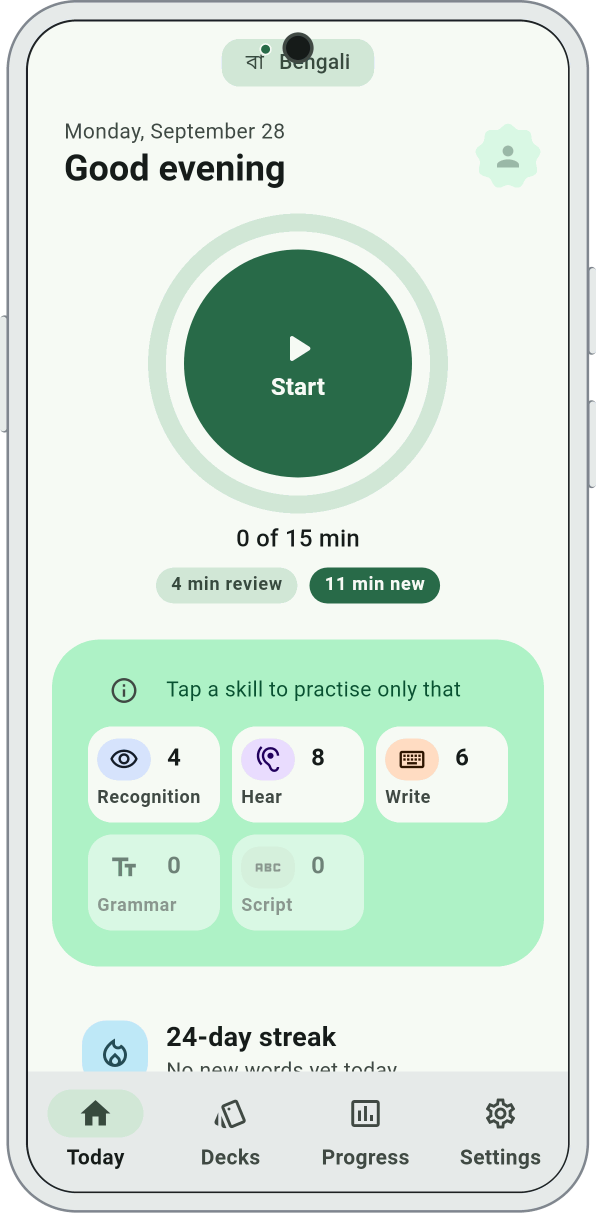
#> input picture docs/screenshots/home.png, 1192 x 2426 px (shown at 1/2 size)
$ python -i phone_frame.py   (imports and definitions only)
#> lines starting #> are read from the running program, lines starting #| are printed output that depends on the picture; after the words box and inside, x2 and y2 are one past the last pixel; in counts of white or black regions, pixels touching at a corner belong together
#!/usr/bin/env python3
"""Put a screenshot inside a phone silhouette, for the README.

    python3 tools/phone_frame.py build/readme_gifs/static/home.png docs/screenshots/home.png

The silhouette is drawn here, with Pillow, from the screenshot's own size:
a rounded bezel in a light silver with a thin darker rim, so that it shows
on both the light and the dark README, a camera dot at the top of the screen,
and three side buttons. Everything outside the phone is transparent. The
result is written as a palette PNG (with transparency), made narrower until
it fits --max-bytes.

`tools/make_gif.py --phone` frames every frame of a GIF the same way, with
[frame_phone].

Needs Pillow (`pip install pillow`); nothing else in tools/ does.
"""

from __future__ import annotations

import argparse
import io
import sys
from pathlib import Path

# The bezel's colours: silver body, a darker rim, the screen's edge line.
BODY = (226, 229, 234, 255)
RIM = (128, 134, 143, 255)
EDGE = (30, 32, 36, 255)
CAMERA = (22, 24, 28, 255)
CAMERA_RING = (70, 74, 82, 255)

# Drawn this many times too large, then shrunk, for smooth curves.
_SUPERSAMPLE = 4


def margins(width: int) -> tuple[int, int]:
    """The bezel's thickness and the side buttons' reach, for a screen
    [width] pixels wide."""
    return max(6, round(width * 0.04)), max(3, round(width * 0.012))


def status_band(width: int) -> int:
    """The height of the blank band above the screenshot, where the camera
    dot sits so that it never covers the app."""
    return round(width * 0.075)


def gesture_pill(width: int) -> tuple[int, int]:
    """The Android gesture handle's width and thickness for a screen
    [width] pixels wide: 144 x 14 on a 1440 px screen."""
    return round(width * 0.1), max(3, round(width * 0.0097))


def nav_band(width: int) -> int:
    """The height of the thin band below the app's navigation bar that holds
    the gesture handle."""
    return gesture_pill(width)[1] * 3


def frame_size(screen_size: tuple[int, int]) -> tuple[int, int]:
    """The size of the framed image for a screen of [screen_size]."""
    width, height = screen_size
    bezel, button = margins(width)
    return (
        width + 2 * (bezel + button),
        height + status_band(width) + nav_band(width) + 2 * bezel,
    )


# Where an owner's crop of the real status bar can be dropped in, by theme:
# `status-bar-light.png` and `status-bar-dark.png`.
FRAME_DIR = Path(__file__).resolve().parent.parent / "docs" / "screenshots" / "frame"


def _is_dark(colour) -> bool:
    r, g, b = colour[:3]
    return 0.299 * r + 0.587 * g + 0.114 * b < 128


# The status bar's date: the day the capture's fixed clock is on, so that it
# agrees with the app's own "Monday, September 28" (tools/readme_gifs).
STATUS_DATE = "Mon 28"


def _status_bar(width: int, background, frame_dir: Path | None, date: str):
    """The status band, [width] wide: the owner's crop for the screen's
    theme if there is one in [frame_dir], else one drawn here (time, small
    notification icons, and signal, wifi and battery)."""
    from PIL import Image, ImageDraw, ImageFont

    height = status_band(width)
    dark = _is_dark(background)
    crop = (frame_dir or FRAME_DIR) / f"status-bar-{'dark' if dark else 'light'}.png"
    if crop.is_file():
        with Image.open(crop) as img:
            return img.convert("RGB").resize((width, height), Image.Resampling.LANCZOS)
    ink = (245, 246, 248) if dark else (28, 30, 34)
    ss = 4
    band = Image.new("RGB", (width * ss, height * ss), background)
    d = ImageDraw.Draw(band)
    mid = height * ss / 2
    unit = height * ss * 0.5  # the icons' height
    # Time, at the left.
    try:
        font = ImageFont.load_default(size=round(height * ss * 0.5))
    except TypeError:  # an old Pillow: the fixed-size font
        font = ImageFont.load_default()
    d.text((width * ss * 0.06, mid), "9:41", fill=ink, font=font, anchor="lm")
    # The date after it, then notification icons: a few small shapes.
    try:
        small = ImageFont.load_default(size=round(height * ss * 0.36))
    except TypeError:
        small = font
    x = width * ss * 0.06 + height * ss * 1.35
    d.text((x, mid), date, fill=ink, font=small, anchor="lm")
    x += height * ss * 1.5
    r = unit * 0.28
    d.ellipse([x, mid - r, x + 2 * r, mid + r], fill=ink)
    x += unit * 0.9
    d.rounded_rectangle([x, mid - r, x + 2 * r, mid + r], radius=r * 0.4, fill=ink)
    x += unit * 0.9
    d.polygon([(x, mid + r), (x + r, mid - r), (x + 2 * r, mid + r)], fill=ink)
    # System icons at the right: battery, then signal bars, then wifi.
    right = width * ss * 0.94
    bw, bh = unit * 0.95, unit * 0.5
    d.rounded_rectangle(
        [right - bw, mid - bh / 2, right, mid + bh / 2],
        radius=bh * 0.25,
        outline=ink,
        width=max(2, round(unit * 0.07)),
    )
    pad = unit * 0.1
    d.rounded_rectangle(
        [right - bw + pad * 1.6, mid - bh / 2 + pad * 1.6, right - bw * 0.3, mid + bh / 2 - pad * 1.6],
        radius=bh * 0.1,
        fill=ink,
    )
    d.rectangle([right + unit * 0.04, mid - bh * 0.15, right + unit * 0.1, mid + bh * 0.15], fill=ink)
    x = right - bw - unit * 0.5
    for i in range(4):
        h = unit * (0.2 + 0.14 * i)
        d.rectangle([x - unit * 0.62 + i * unit * 0.16, mid + unit * 0.3 - h, x - unit * 0.62 + i * unit * 0.16 + unit * 0.1, mid + unit * 0.3], fill=ink)
    x -= unit * 0.95
    cy = mid + unit * 0.32
    for k, rad in enumerate((unit * 0.62, unit * 0.4, unit * 0.18)):
        d.pieslice([x - rad, cy - rad, x + rad, cy + rad], 225, 315, fill=ink if k != 1 else background)
        # An arc ring: the next smaller pie, cut out in the background.
    d.pieslice([x - unit * 0.3, cy - unit * 0.3, x + unit * 0.3, cy + unit * 0.3], 225, 315, fill=ink)
    return band.resize((width, height), Image.Resampling.LANCZOS)


def _gesture_band(width: int, background):
    """The band below the navigation bar, with the gesture handle."""
    from PIL import Image, ImageDraw

    height = nav_band(width)
    pill_w, pill_h = gesture_pill(width)
    ss = 4
    band = Image.new("RGB", (width * ss, height * ss), background)
    colour = (176, 180, 186) if _is_dark(background) else (112, 116, 122)
    left = (width - pill_w) / 2 * ss
    top = (height - pill_h) / 2 * ss
    ImageDraw.Draw(band).rounded_rectangle(
        [left, top, left + pill_w * ss, top + pill_h * ss],
        radius=pill_h * ss / 2,
        fill=colour,
    )
    return band.resize((width, height), Image.Resampling.LANCZOS)


def frame_phone(screen, frame_dir: Path | None = None, date: str = STATUS_DATE):
    """[screen] (a Pillow image) inside a phone silhouette, as an RGBA image
    with a transparent background."""
    from PIL import Image, ImageDraw

    screen = screen.convert("RGB")
    w, h = screen.size
    # A status bar on top, over the screenshot's own top colour, and the
    # gesture handle under its navigation bar, over its bottom colour.
    band = status_band(w)
    nav = nav_band(w)
    banded = Image.new("RGB", (w, h + band + nav))
    banded.paste(_status_bar(w, screen.getpixel((w // 2, 0)), frame_dir, date), (0, 0))
    banded.paste(screen, (0, band))
    banded.paste(_gesture_band(w, screen.getpixel((w // 2, h - 1))), (0, band + h))
    screen = banded
    h += band + nav
    bezel, button = margins(w)
    out_w, out_h = frame_size((w, h - band - nav))
    ss = _SUPERSAMPLE
    radius = round(w * 0.13)
    inner_radius = max(4, radius - bezel)
    rim = max(2, round(w * 0.005))
    line = max(1, round(w * 0.004))

    def big(*box):
        return [round(v * ss) for v in box]

    body_left = button
    body_right = button + w + 2 * bezel
    art = Image.new("RGBA", (out_w * ss, out_h * ss), (0, 0, 0, 0))
    d = ImageDraw.Draw(art)
    # Side buttons first, the body over their roots: the power key and two
    # volume keys, on the right and the left.
    key = max(2, round(h * 0.004))
    for side, top, length in (
        ("right", 0.22, 0.075),
        ("right", 0.33, 0.075),
        ("left", 0.26, 0.10),
    ):
        y0 = out_h * top
        y1 = y0 + h * length
        if side == "right":
            box = big(body_right - rim, y0, body_right + button, y1)
        else:
            box = big(0, y0, body_left + rim, y1)
        d.rounded_rectangle(box, radius=key * ss, fill=RIM)
        d.rounded_rectangle(
            [box[0] + (rim * ss if side == "right" else 0), box[1] + rim * ss // 2,
             box[2] - (0 if side == "right" else rim * ss), box[3] - rim * ss // 2],
            radius=key * ss,
            fill=BODY,
        )
    d.rounded_rectangle(
        big(body_left, 0, body_right - 1, out_h - 1), radius=radius * ss, fill=RIM
    )
    d.rounded_rectangle(
        big(body_left + rim, rim, body_right - 1 - rim, out_h - 1 - rim),
        radius=(radius - rim) * ss,
        fill=BODY,
    )
    # The screen's edge, a dark line just outside the picture.
    d.rounded_rectangle(
        big(
            body_left + bezel - line,
            bezel - line,
            body_left + bezel + w + line - 1,
            bezel + h + line - 1,
        ),
        radius=(inner_radius + line) * ss,
        fill=EDGE,
    )
    art = art.resize((out_w, out_h), Image.Resampling.LANCZOS)

    # The screen, with rounded corners.
    mask = Image.new("L", (w * ss, h * ss), 0)
    ImageDraw.Draw(mask).rounded_rectangle(
        [0, 0, w * ss - 1, h * ss - 1], radius=inner_radius * ss, fill=255
    )
    mask = mask.resize((w, h), Image.Resampling.LANCZOS)
    art.paste(screen, (body_left + bezel, bezel), mask)

    # The camera: a dot at the top of the screen, on a thin ring.
    dot = max(3, round(w * 0.022))
    cx = body_left + bezel + w / 2
    cy = bezel + band / 2
    layer = Image.new("RGBA", (out_w * ss, out_h * ss), (0, 0, 0, 0))
    ld = ImageDraw.Draw(layer)
    ring = dot + max(1, round(dot * 0.3))
    ld.ellipse(big(cx - ring, cy - ring, cx + ring, cy + ring), fill=CAMERA_RING)
    ld.ellipse(big(cx - dot, cy - dot, cx + dot, cy + dot), fill=CAMERA)
    layer = layer.resize((out_w, out_h), Image.Resampling.LANCZOS)
    art.alpha_composite(layer)
    return art


def to_palette(image, colors: int = 256):
    """[image] (RGBA) as a palette image that keeps its transparency."""
    from PIL import Image

    return image.quantize(colors=colors, method=Image.Quantize.FASTOCTREE)


def png_bytes(image, colors: int = 256) -> bytes:
    out = io.BytesIO()
    to_palette(image, colors).save(out, format="PNG", optimize=True)
    return out.getvalue()


def write_framed_png(
    source: Path, out: Path, *, width: int = 0, max_bytes: int = 400_000
) -> tuple[int, int]:
    """Writes [source] framed to [out]; returns its size in bytes and its
    width in pixels. The screenshot is scaled to [width] first if given, and
    made narrower (down to 360 px) and with fewer colours until the PNG fits
    [max_bytes]."""
#> called with source = '../docs/screenshots/home.png', out = 'out.png', width = 0, max_bytes = 400000
    from PIL import Image

    screen = Image.open(source).convert("RGB")
    if width and screen.width != width:
        height = round(screen.height * width / screen.width)
        screen = screen.resize((width, height), Image.Resampling.LANCZOS)
    colors = 256
    while True:
        data = png_bytes(frame_phone(screen), colors)
#> in frame_phone, `banded = Image.new("RGB", (w, h + band + nav))`: banded: PIL image 1192x2551 RGB; every value is 0
#> in frame_phone, `banded.paste(screen, (0, band))`:
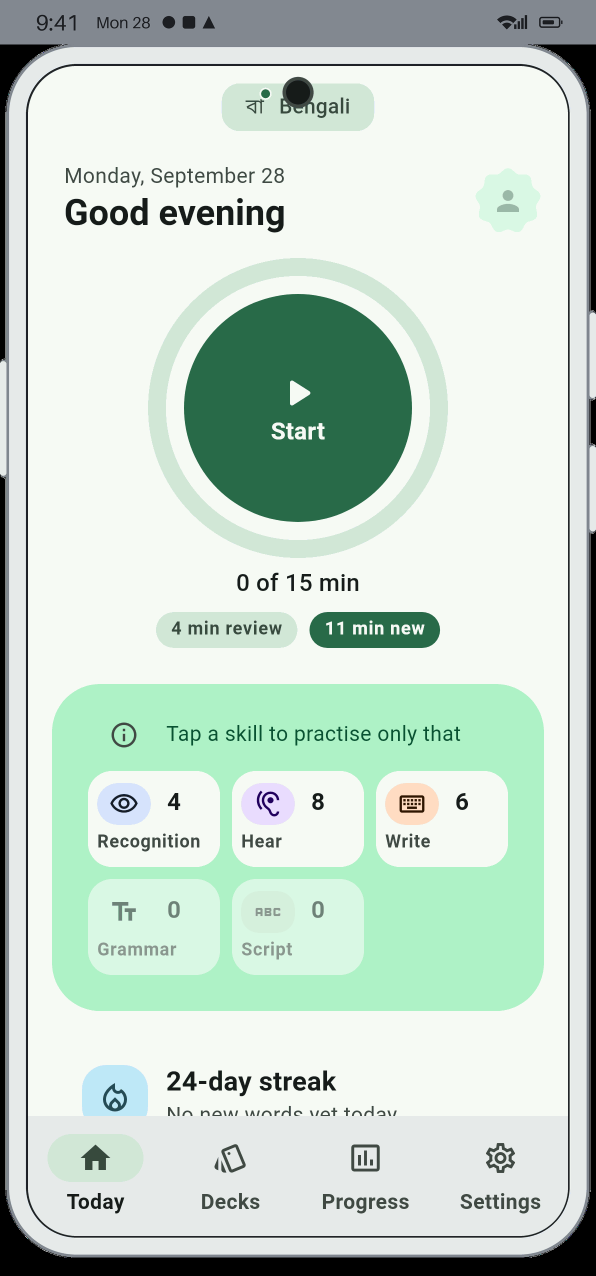
#> banded: PIL image 1192x2551 RGB (shown at 1/2 size); mean R, G, B 199.3, 216.8, 205.4
#> in frame_phone, `art = Image.new("RGBA", (out_w * ss, out_h * ss), (0, 0, 0, 0))`: art: PIL image 5264x10588 RGBA; every value is 0
#> in frame_phone, `art = art.resize((out_w, out_h), Image.Resampling.LANCZOS)`:
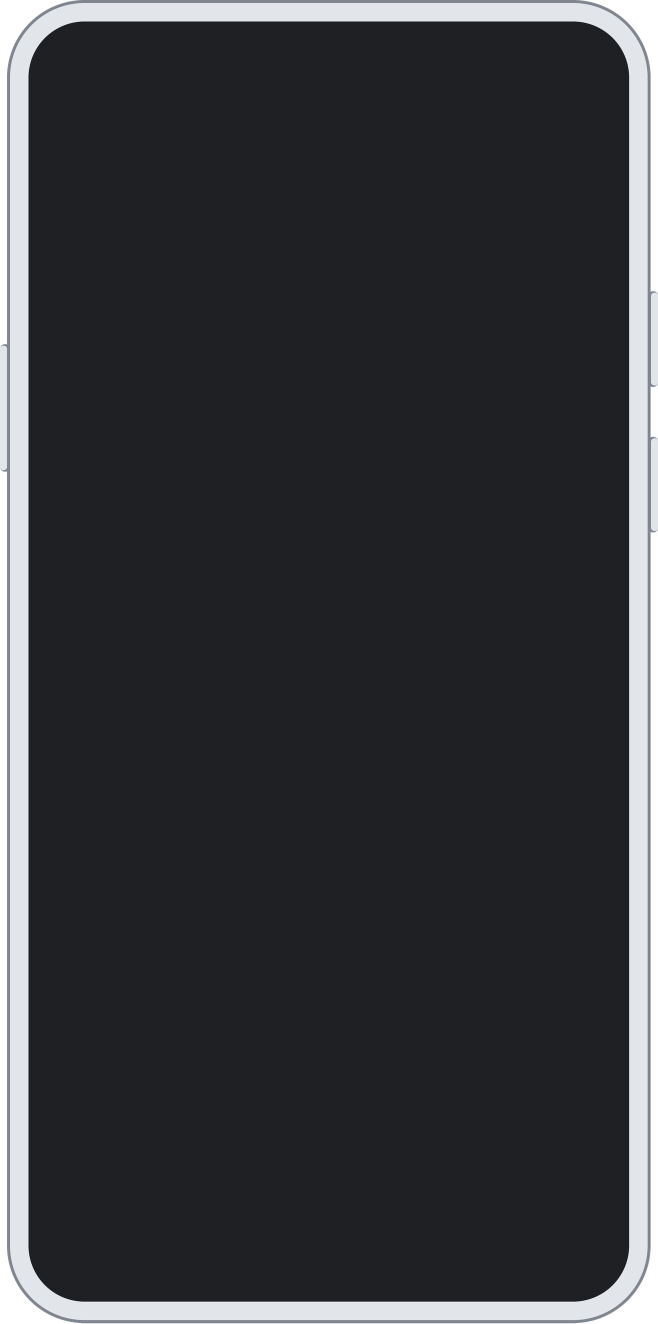
#> art: PIL image 1316x2647 RGBA (shown at 1/2 size); mean R, G, B, A 47, 49.1, 53.1, 248.5; transparent parts drawn white
#> in frame_phone, `mask = Image.new("L", (w * ss, h * ss), 0)`: mask: PIL image 4768x10204 L; every value is 0
#> in frame_phone, `ImageDraw.Draw(mask).rounded_rectangle( [0, 0, w * ss - 1, h * ss - 1]..`:
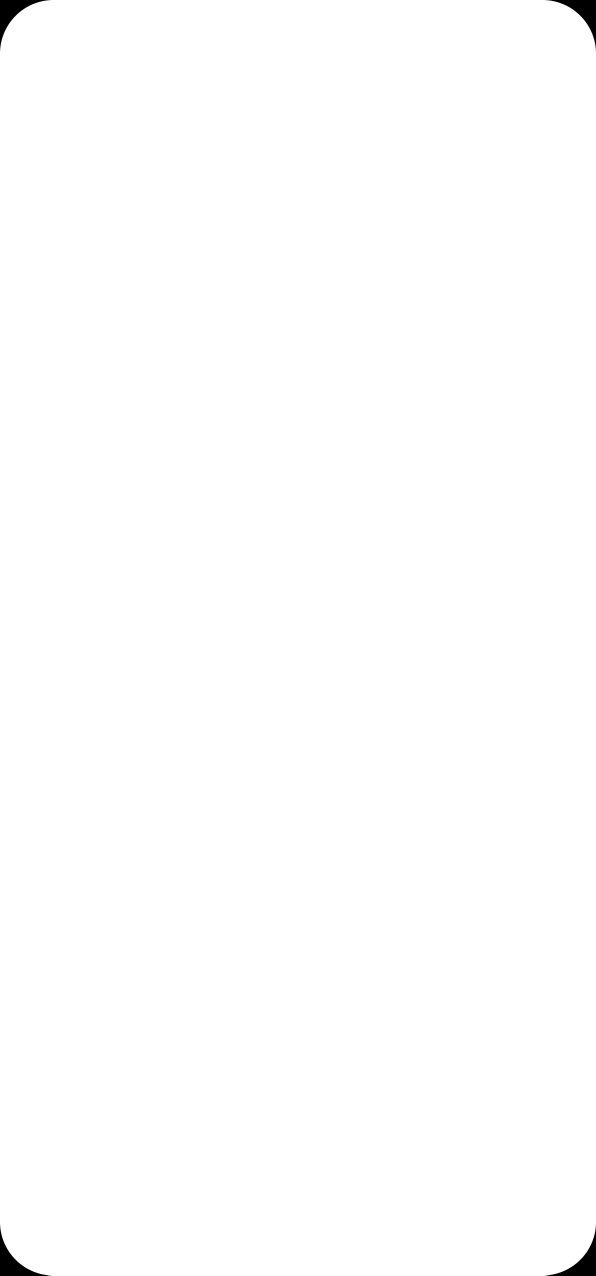
#> mask: PIL image 4768x10204 L (shown at 1/8 size); 99.7% white; 4 black regions, box (x1, y1, x2, y2) and area: (0, 0, 408, 408) 39446, (4360, 0, 4768, 408) 39446, (0, 9796, 408, 10204) 39446, (4360, 9796, 4768, 10204) 39446
#> in frame_phone, `layer = layer.resize((out_w, out_h), Image.Resampling.LANCZOS)`:
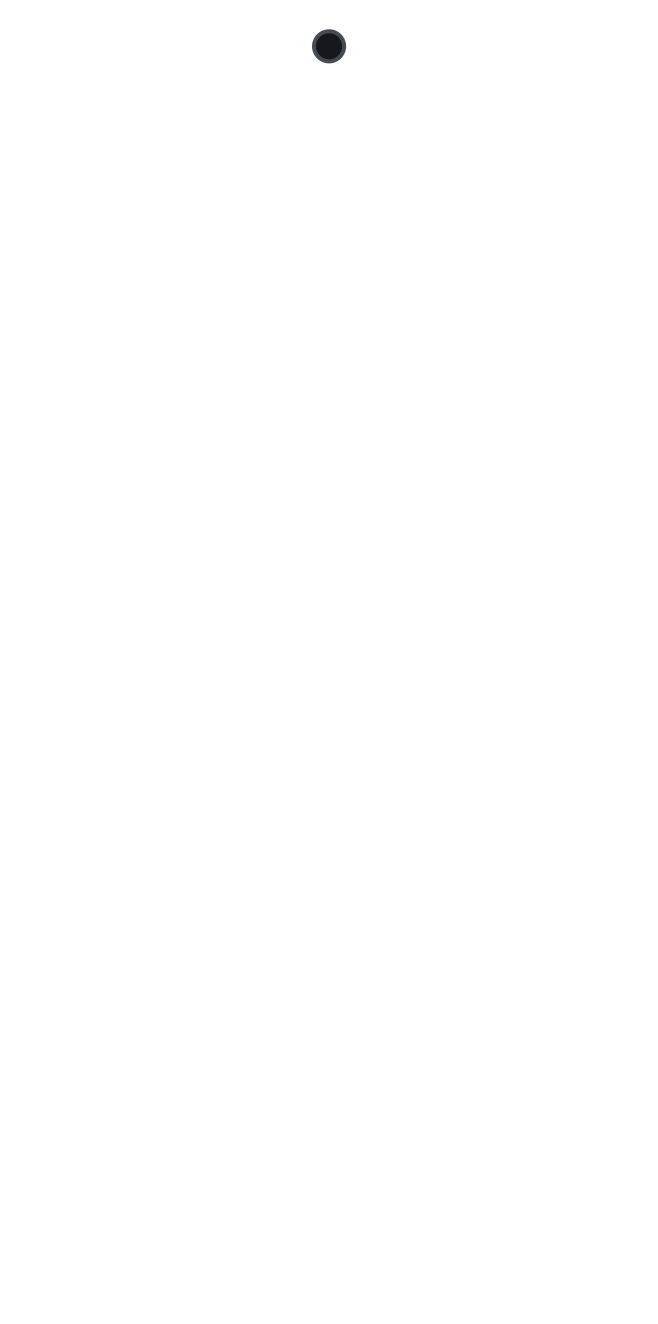
#> layer: PIL image 1316x2647 RGBA (shown at 1/2 size); mean R, G, B, A 0.1, 0.1, 0.1, 0.3; transparent parts drawn white
#> in to_palette, `return image.quantize(colors=colors, method=Image.Quantize.FASTOCTREE)`:
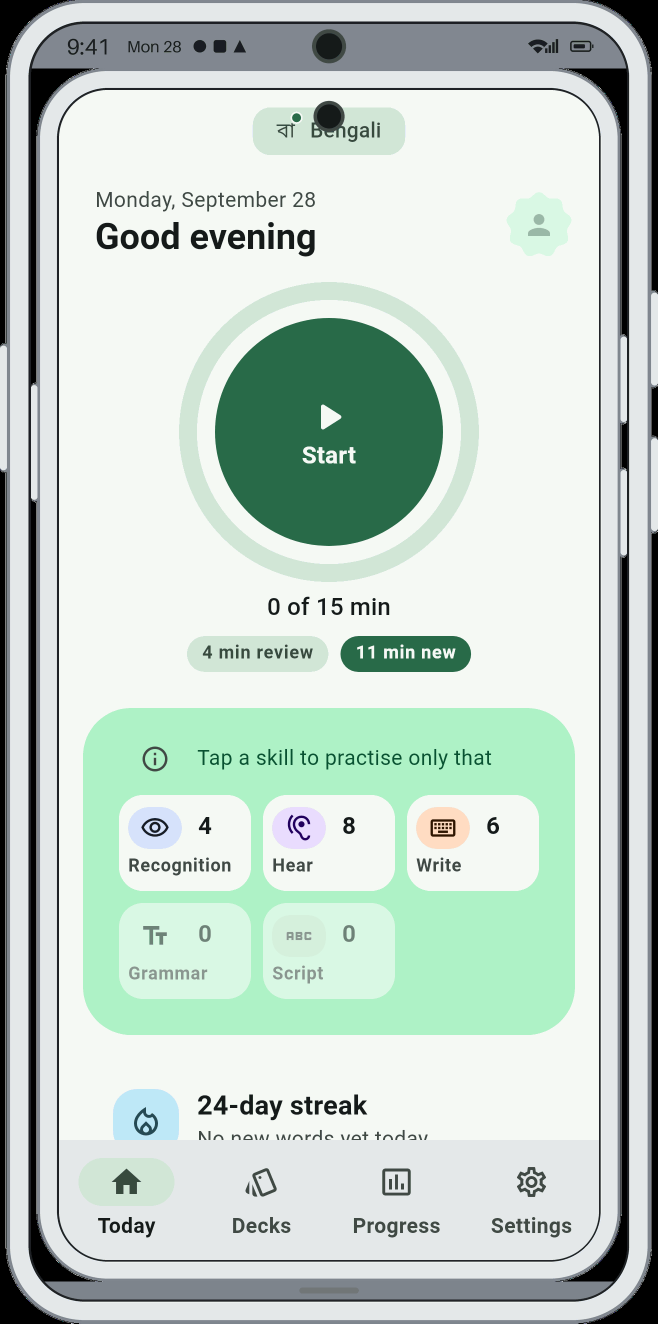
#> returned value: PIL image 1316x2647 P (shown at 1/2 size); mean R, G, B 195.4, 211.2, 202.2
        if len(data) <= max_bytes:
            break
        if colors > 128:
            colors = 128
        elif screen.width > 360:
            width = max(360, round(screen.width * 0.9))
            height = round(screen.height * width / screen.width)
            screen = screen.resize((width, height), Image.Resampling.LANCZOS)
        else:
            break
#> (the run stopped early here; a loop or call above may not have finished)
